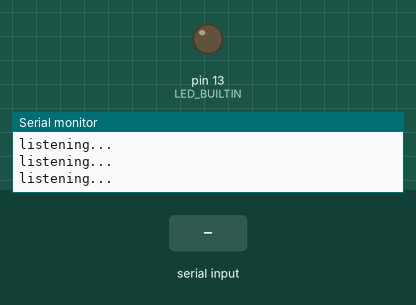
Recording of a sketch running on a simulated Arduino Uno, built with avr-gcc and run on an emulated ATmega328P. Shown: output pins drawn as LEDs (lit = HIGH), the last lines printed to the serial monitor. Inputs (shaded band) come from the test bench.

Above: at 1.2 s.
1.3 s: "switch" received over Serial
At 3.7 s:
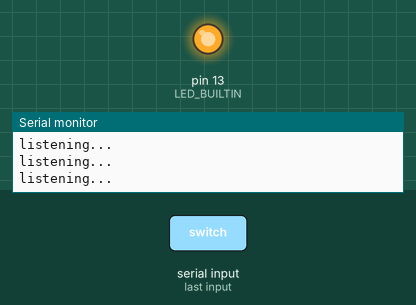
4.0 s: "1" received over Serial
Timing chart, 0 to 7.0 s (numbered marks = the images above; inputs shaded):
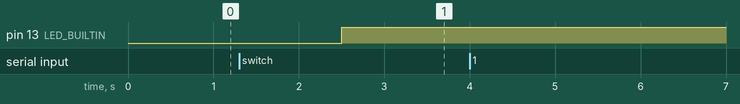

The sketch:

scatch.ino
```cpp
bool ledState = LOW;

void setup() {
  Serial.begin(115200);
  pinMode(LED_BUILTIN, OUTPUT);
  digitalWrite(LED_BUILTIN, ledState);
}

void loop() {
  if (Serial.available() > 0) {
        String in = Serial.readString();
        in.trim();
        if(in == "switch"){
          Serial.println("switch led");
          ledState = !ledState;
          digitalWrite(LED_BUILTIN, ledState);
        }else{
          Serial.println("I received: " + in);
          delay(1000);
        }
    }else{
      Serial.println("listening...");
      delay(300);
    }
}
```

Measured:
- after the input at 1.3 s, pin 13 (LED_BUILTIN): LOW → HIGH after 1.2 s
